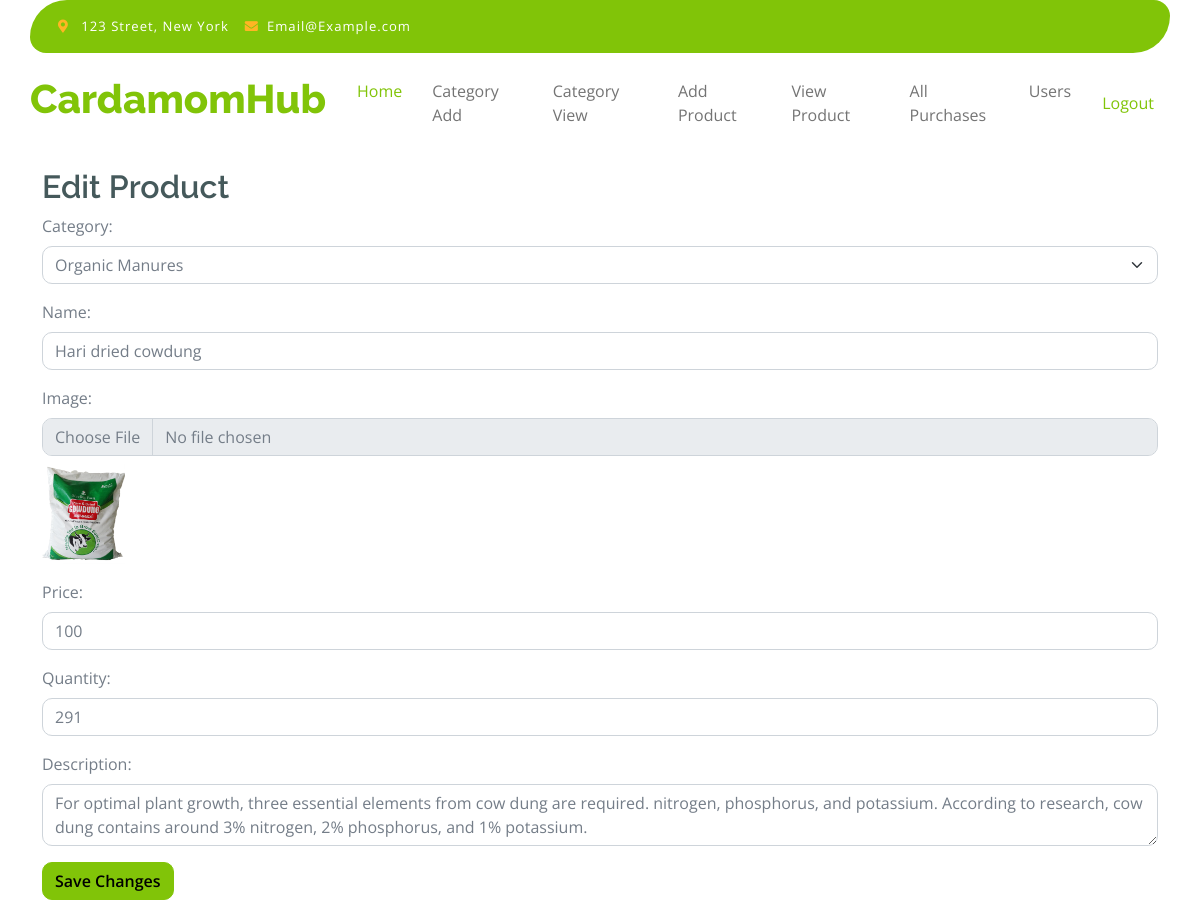
The app's page /edit-product/1/ with its own data.
### myapp/models.py (models this page shows, shortened)
class Product(models.Model):
    category = models.ForeignKey(Category, on_delete=models.CASCADE)
    name = models.CharField(max_length=255)
    image = models.ImageField(upload_to='product_images/', null = True, blank= True)  # Assumes you have an 'upload_to' directory in your MEDIA_ROOT
    price = models.PositiveIntegerField()
    quantity = models.PositiveIntegerField()
    description = models.CharField(max_length = 300)

class Category(models.Model):
    name = models.CharField(max_length=255, unique=True)

### myapp/views.py (the view)
# urls.py: path('edit-product/<int:product_id>/', views.edit_product, name='edit_product'),
def edit_product(request, product_id):
    product = get_object_or_404(Product, id=product_id)
    if request.method == 'POST':
        form = ProductForm(request.POST, request.FILES, instance=product)
        if form.is_valid():
            form.save()
            return redirect('viewProduct')
    else:
        form = ProductForm(instance=product)
    categories = Category.objects.all()
    return render(request, 'myapp/editProduct.html', {'form': form, 'product': product, 'categories': categories})

### myapp/forms.py
class ProductForm(forms.ModelForm):
    class Meta:
        model = Product
        fields = ['category', 'name', 'image', 'price', 'quantity', 'description']

### myapp/templates/myapp/editProduct.html (shortened to what this page needs)
<!DOCTYPE html>
{% load static %}
<html lang="en">
    <head>
        <link rel="stylesheet" href="https://use.fontawesome.com/releases/v5.15.4/css/all.css"/>
        <link href="https://cdn.jsdelivr.net/npm/bootstrap-icons@1.4.1/font/bootstrap-icons.css" rel="stylesheet">
        <link href="{% static './myapp/lib/lightbox/css/lightbox.min.css' %}" rel="stylesheet">
        <link href="{% static './myapp/lib/owlcarousel/assets/owl.carousel.min.css' %}" rel="stylesheet">
        <link href="{% static './myapp/css/bootstrap.min.css' %}" rel="stylesheet">
        <link href="{% static './myapp/css/style.css' %}" rel="stylesheet">
    </head>
    <body>
        <div class="container-fluid fixed-top">
            <div class="container topbar bg-primary d-none d-lg-block">
                <div class="d-flex justify-content-between">
                    <div class="top-info ps-2">
                        <small class="me-3"><i class="fas fa-map-marker-alt me-2 text-secondary"></i> <a href="#" class="text-white">123 Street, New York</a></small>
                        <small class="me-3"><i class="fas fa-envelope me-2 text-secondary"></i><a href="#" class="text-white">Email@Example.com</a></small>
                    </div>
                </div>
            </div>
            <div class="container px-0">
                <nav class="navbar navbar-light bg-white navbar-expand-xl">
                    <a href="{% url 'admin_dashboard' %}" class="navbar-brand"><h1 class="text-primary display-6">CardamomHub</h1></a>
                    <div class="collapse navbar-collapse bg-white" id="navbarCollapse">
                        <div class="navbar-nav mx-auto">
                            <a href="{% url 'admin_dashboard' %}" class="nav-item nav-link active">Home</a>
                            <a href="{% url 'categoryadd' %}"class="nav-item nav-link">Category Add</a>
                            <a href="{% url 'viewCategory' %}" class="nav-item nav-link">Category View</a>
                            <a href="{% url 'addProduct' %}" class="nav-item nav-link">Add Product</a>
                            <a href="{% url 'viewProduct' %}" class="nav-item nav-link">View Product</a>
                            <a href="{% url 'all_purchases' %}" class="nav-item nav-link">All Purchases</a>
                            <a href="{% url 'user_list' %}" class="nav-item nav-link">Users</a>
                            </div>
                            <a href="{% url 'admin_logout' %}" class="nav-item nav-link">Logout</a>
                        </div>
                    </div>
            </div>
        <br><br><br><br><br>
<div class="container mt-5">
            <h2>Edit Product</h2>
            <form method="post" enctype="multipart/form-data">
                <div class="mb-3">
                    <label for="category" class="form-label">Category:</label>
                    <select name="category" class="form-select" required>
                        {% for cat in categories %}
                            <option value="{{ cat.id }}" {% if cat.id == product.category.id %}selected{% endif %}>{{ cat.name }}</option>
                        {% endfor %}
                    </select>
                </div>
                <div class="mb-3">
                    <label for="name" class="form-label">Name:</label>
                    <input type="text" name="name" class="form-control" value="{{ product.name }}" required>
                </div>
                <div class="mb-3">
                    <label for="image" class="form-label">Image:</label>
                    <input type="file" name="image" class="form-control">
                    <img src="{% static product.image.url %}" alt="Product Image" class="mt-2" style="max-height: 100px;">
                </div>
                <div class="mb-3">
                    <label for="price" class="form-label">Price:</label>
                    <input type="number" name="price" class="form-control" value="{{ product.price }}" required>
                </div>
                <div class="mb-3">
                    <label for="quantity" class="form-label">Quantity:</label>
                    <input type="number" name="quantity" class="form-control" value="{{ product.quantity }}" required>
                </div>
                <div class="mb-3">
                    <label for="description" class="form-label">Description:</label>
                    <textarea name="description" class="form-control" required>{{ product.description }}</textarea>
                </div>
                <button type="submit" class="btn btn-primary">Save Changes</button>
            </form>
        </div>

### myapp/static/myapp/css/style.css (style rules this page uses)
.btn { font-weight: 600; transition: .5s; }
.fixed-top { transition: 0.5s; background: var(--bs-white); border: 0; }
.topbar { padding: 20px; border-radius: 230px 100px; }
.topbar .top-info { font-size: 15px; line-height: 0; letter-spacing: 1px; display: flex; align-items: center; }
.navbar .navbar-nav .nav-link { padding: 10px 15px; font-size: 16px; transition: .5s; }
.navbar { height: 100px; border-bottom: 1px solid rgba(255, 255, 255, .1); }
.navbar .navbar-nav .nav-link:hover, .navbar .navbar-nav .nav-link.active, .fixed-top.bg-white .navbar .navbar-nav .nav-link:hover, .fixed-top.bg-white .navbar .navbar-nav .nav-link.active { color: var(--bs-primary); }

### records on screen
Product: category "Organic Manures", name "Hari dried cowdung", image (picture), price "100", quantity "291", description "For optimal plant growth, three essential elements from cow dung are required. nitrogen, phosphorus, and potassium. According to research, cow dung contains around 3% nitrogen, 2% phosphorus, and 1% potassium."
